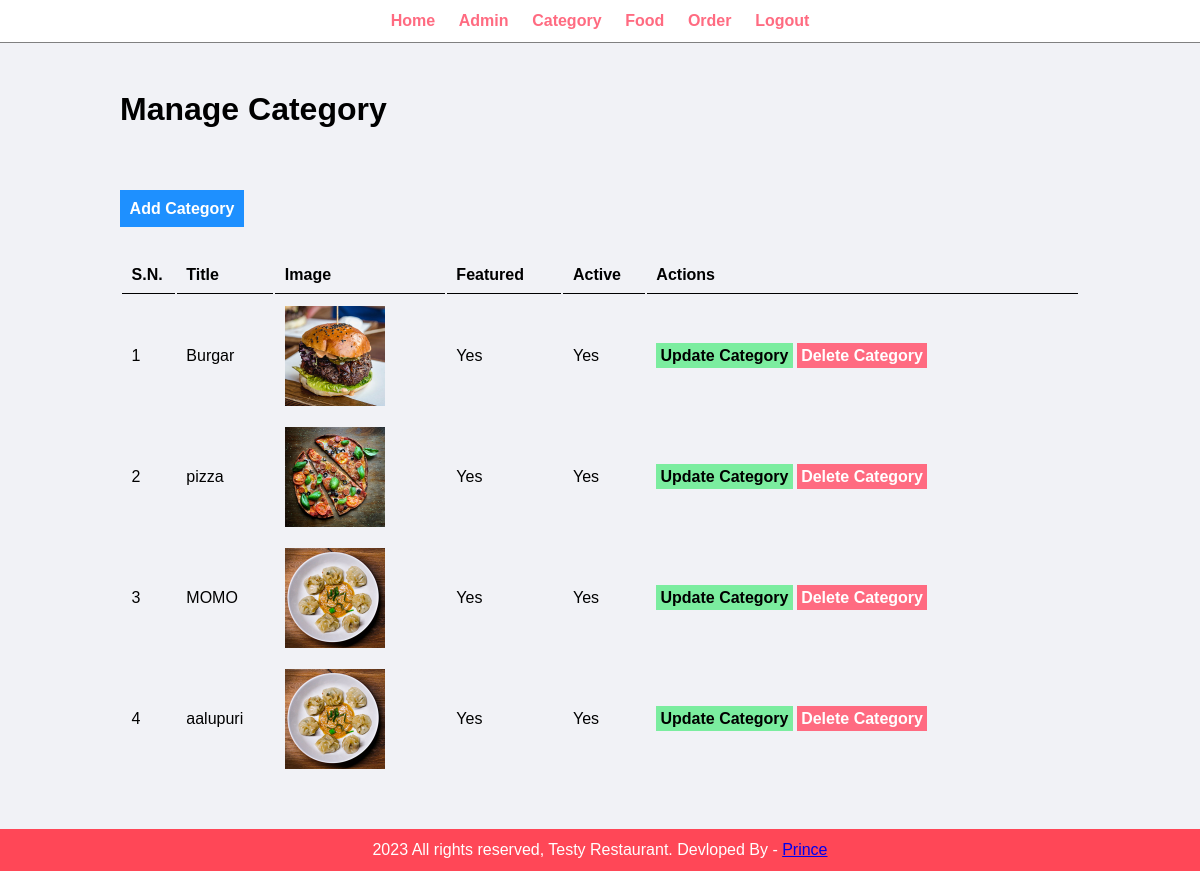
Page /admin/manage-category.php (signed in) on the committed database.
### tables this page shows
CREATE TABLE `tbl_category` (
  `id` int(10) UNSIGNED NOT NULL,
  `title` varchar(100) NOT NULL,
  `image_name` varchar(255) NOT NULL,
  `featured` varchar(10) NOT NULL,
  `active` varchar(10) NOT NULL
);

### admin/manage-category.php (the view, shortened to what this page needs)
<?php include('partials/menu.php'); ?>
     <div class="menu-content">
         <div class="wrapper">
           <h1 class="addcolor">Manage Category</h1> <br><br>
                ?> <br><br>
        <a href="<?php echo SITEURL; ?>admin/add-category.php" class="btn-primary">Add Category</a> <br><br><br>
           <table class="tbl-full">
            <tr>
               <th>S.N.</th>
               <th>Title</th>
               <th>Image</th>
               <th>Featured</th>
               <th>Active</th>
               <th>Actions</th>
            </tr>
            <?php
            $sql="SELECT * FROM tbl_category";
            $res=mysqli_query($conn,$sql);
            $count=mysqli_num_rows($res);
            $sn=1;
            if($count>0)
            {
              while($row=mysqli_fetch_assoc($res))
              {
                  $id = $row['id'];
                  $title=$row['title'];
                  $image_name = $row['image_name'];
                  $featured = $row['featured'];
                  $active = $row['active'];
                  ?>
                  <tr>
                      <td><?php echo $sn++; ?></td>
                      <td><?php echo $title;?></td>
                      <td>
                        <?php
                          if($image_name!="")
                          {
                            ?>
                            <img src="<?php echo SITEURL; ?>images/category/<?php echo $image_name; ?>" width="100px">
                            <?php
                          }
                          else{
                            echo "<div class='error'>Image Not Added.</div>";
                          }
                        ?>
                      </td>
                      <td><?php echo $featured;?></td>
                      <td><?php echo $active;?></td>
                      <td>
                        <a href="<?php echo SITEURL;?>admin/update-category.php?id=<?php echo $id; ?>" class="btn-secondary">Update Category</a>
                        <a href="<?php echo SITEURL;?>admin/delete-category.php?id=<?php echo $id; ?>&image_name=<?php echo $image_name; ?>" class="btn-danger">Delete Category</a>
                      </td>
                  </tr>
                  <?php
              }
            }
            else{
              ?>
              <tr>
                  <td colspan="6"><div class="error">No Category Added.</div></td>
              </tr>
              <?php
            }
            ?>
           </table>
        </div>
    </div>
     <?php include('partials/footer.php'); ?>

### css/admin.css (style rules this page uses)
* { margin: 0; padding: 0; font-family: Arial, Helvetica, sans-serif; }
.wrapper { padding: 1%; width: 80%; margin: 0 auto; }
.tbl-full { width: 100%; }
table tr th { border-bottom: 1px solid black; padding: 1%; text-align: left; }
.btn-primary { background-color: #1e90ff; padding: 1%; color:white; text-decoration: none; font-weight: bold; }
.btn-secondary { background-color: #7bed9f; padding: 1%; color:black; text-decoration: none; font-weight: bold; }
.btn-danger { background-color: #ff6b81; padding: 1%; color:white; text-decoration: none; font-weight: bold; }
table tr td { padding: 1%; }
.menu-content { background-color: #f1f2f6; padding: 3% 0; }

### rows in the picture
tbl_category: title "Burgar", image_name (picture), featured "Yes", active "Yes"
tbl_category: title "pizza", image_name (picture), featured "Yes", active "Yes"
tbl_category: title "MOMO", image_name (picture), featured "Yes", active "Yes"
tbl_category: title "aalupuri", image_name (picture), featured "Yes", active "Yes"
